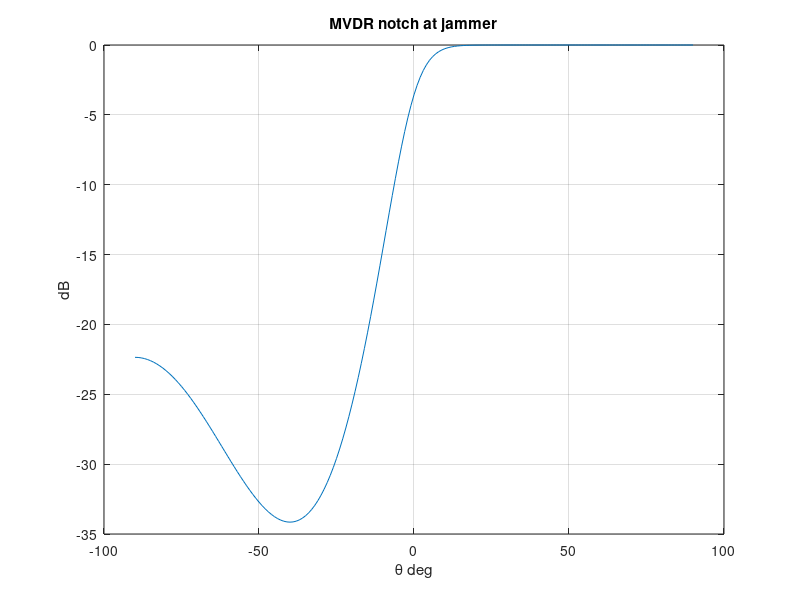

This figure's MATLAB source:
% Capon / MVDR beamformer
% Adaptive interference suppression

thetaJ = -40; Jpow = 50;
theta = -90:1:90;
N = 16;
% Simplified model: response = 1 / (1 + Jpow * exp(-(sep/0.3)^2)),
% a Gaussian-notch stand-in for the MVDR quiescent pattern.
sep = abs(sind(theta) - sind(thetaJ));
resp = 1 ./ (1 + Jpow * exp(-((sep/0.3).^2)));   % normalized (0 dB off-notch)
patDb = 20*log10(resp);
figure;
plot(theta, patDb);
title('MVDR notch at jammer'); xlabel('\theta deg'); ylabel('dB'); grid on;

%{
@play
{
 "title": "Capon / MVDR",
 "groups": [
  {
   "name": "Interference",
   "controls": [
    {
     "var": "thetaJ",
     "label": "Interference angle",
     "min": -80,
     "max": 80,
     "step": 5,
     "default": -40
    },
    {
     "var": "Jpow",
     "label": "Interference power",
     "min": 1,
     "max": 100,
     "step": 5,
     "default": 50
    }
   ]
  }
 ]
}
%}
